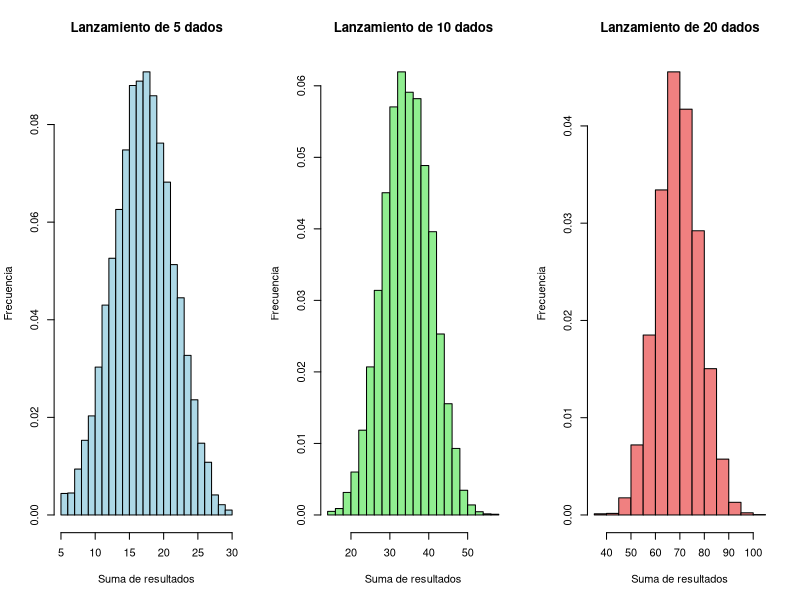
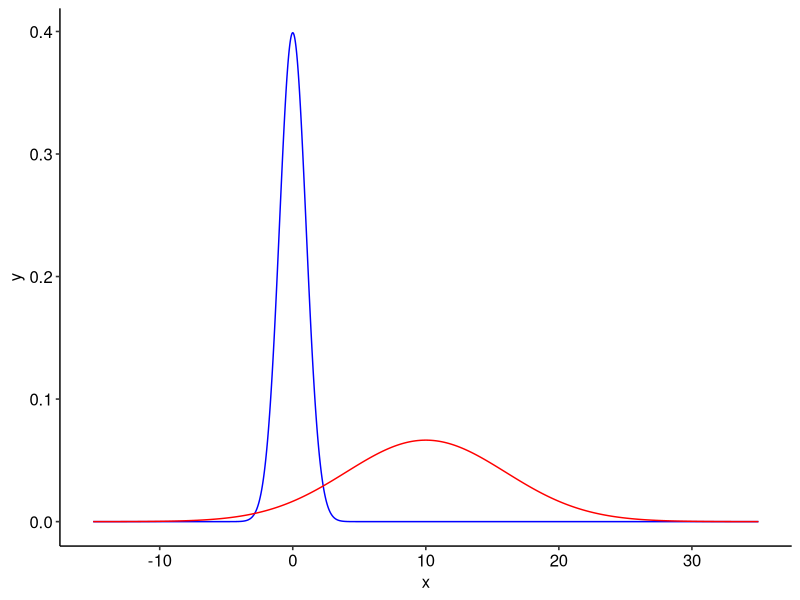

Generate these figures, in order, with R:
## ---- chunk 1
#library(discreteRV)# Dicha libreria no me funciona xd
#La variable aleatoria discreta es un dado adulterado de 6 caras
resultados <- 1:6
probabilidades <- c(0.25, 0.125, 0.125, 0.125, 0.125, 0.25)

# Calcular el valor esperado
valor_esperado <- sum(resultados * probabilidades)
cat("Valor esperado:", valor_esperado, "\n")

# Calcular la varianza
varianza <- sum(probabilidades * (resultados - valor_esperado)^2)
cat("Varianza:", varianza, "\n")

# Calcular la desviación estándar
desviacion_estandar <- sqrt(varianza)
cat("Desviación estándar:", desviacion_estandar, "\n")

## ---- chunk 2
library(ggpubr)
resultados <- 1:6
probabilidades <- c(0.25, 0.125, 0.125, 0.125, 0.125, 0.25)

# Función para simular lanzamientos y calcular la suma
simular_suma <- function(n, resultados, probabilidades) {
  suma <- replicate(10000, sum(sample(resultados, size = n, replace = TRUE, prob = probabilidades)))
  return(suma)
}

# Simular las sumas de los lanzamientos
lanzar_5 <- simular_suma(5, resultados, probabilidades)
lanzar_10 <- simular_suma(10, resultados, probabilidades)
lanzar_20 <- simular_suma(20, resultados, probabilidades)

# Configurar el espacio para 3 gráficos
par(mfrow = c(1, 3))

# Graficar los histogramas
hist(lanzar_5, breaks = 20, main = "Lanzamiento de 5 dados", xlab = "Suma de resultados", ylab = "Frecuencia", col = "lightblue", probability = TRUE)
hist(lanzar_10, breaks = 20, main = "Lanzamiento de 10 dados", xlab = "Suma de resultados", ylab = "Frecuencia", col = "lightgreen", probability = TRUE)
hist(lanzar_20, breaks = 20, main = "Lanzamiento de 20 dados", xlab = "Suma de resultados", ylab = "Frecuencia", col = "lightcoral", probability = TRUE)

## ---- chunk 3
# Valores y probabilidades del dado adulterado
resultados <- 1:6
prob_adulterado <- c(0.25, 0.125, 0.125, 0.125, 0.125, 0.25)

# Valores y probabilidades del dado balanceado
prob_balanceado <- rep(1/6, 6)

# Calcular el valor esperado del dado adulterado
esperado_x <- sum(resultados * prob_adulterado)

# Calcular la varianza del dado adulterado
varianza_x <- sum((resultados - esperado_x)^2 * prob_adulterado)

# Calcular la desviación estándar del dado adulterado
desviacion_x <- sqrt(varianza_x)

cat("E(X):", esperado_x, "\n")
cat("V(X):", varianza_x, "\n")
cat("SD(X):", desviacion_x, "\n\n")

# Calcular el valor esperado del dado balanceado
esperado_y <- sum(resultados * prob_balanceado)

# Calcular la varianza del dado balanceado
varianza_y <- sum((resultados - esperado_y)^2 * prob_balanceado)

# Calcular la desviación estándar del dado balanceado
desviacion_y <- sqrt(varianza_y)

cat("E(Y):", esperado_y, "\n")
cat("V(Y):", varianza_y, "\n")
cat("SD(Y):", desviacion_y, "\n\n")

# Crear una combinación lineal de ambas variables aleatorias
# Z = 0.5 * X + 0.5 * Y
coef_x <- 0.5
coef_y <- 0.5

# Calcular el valor esperado de Z
esperado_z <- coef_x * esperado_x + coef_y * esperado_y

# Calcular la varianza de Z
varianza_z <- (coef_x^2) * varianza_x + (coef_y^2) * varianza_y

# Calcular la desviación estándar de Z
desviacion_z <- sqrt(varianza_z)

cat("E(Z):", esperado_z, "\n")
cat("V(Z):", varianza_z, "\n")
cat("SD(Z):", desviacion_z, "\n")

## ---- chunk 4
library(ggplot2)
library(ggpubr)

# Generar valores para una distribución normal con media 0 y desviación estándar 1.
media <- 0
desv_est <- 1
x <- seq(-15, 35, 0.01)
y <- dnorm(x, mean = media, sd = desv_est)
normal_1 <- data.frame(x, y)

# Repetir el proceso para una distribución normal con media 10 y desviación estándar 6.
media <- 10
desv_est <- 6
x <- seq(-15, 35, 0.01)
y <- dnorm(x, mean = media, sd = desv_est)
normal_2 <- data.frame(x, y)

# Graficar ambas distribuciones.
g <- ggplot(normal_1, aes(x, y)) + geom_line(color = "blue")
g <- g + geom_line(data = normal_2, color = "red")
g <- g + theme_pubr()

print(g)
